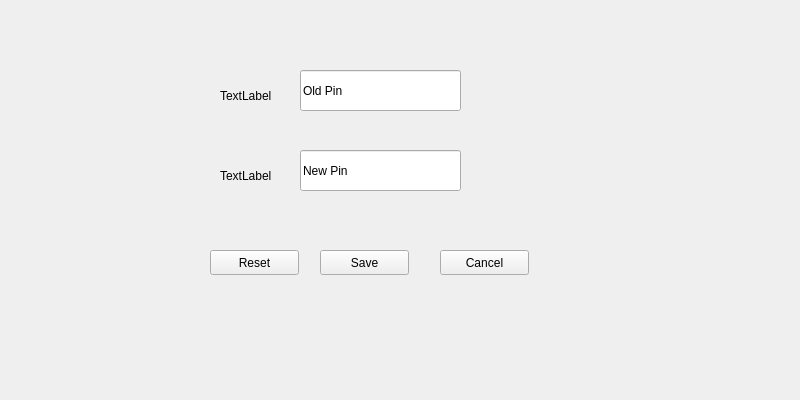
<?xml version="1.0" encoding="UTF-8"?>
<ui version="4.0">
 <class>ChangePinWidget</class>
 <widget class="QWidget" name="ChangePinWidget">
  <property name="geometry">
   <rect>
    <x>0</x>
    <y>0</y>
    <width>800</width>
    <height>400</height>
   </rect>
  </property>
  <property name="windowTitle">
   <string>Form</string>
  </property>
  <widget class="QPushButton" name="saveNewPinBut">
   <property name="geometry">
    <rect>
     <x>320</x>
     <y>250</y>
     <width>89</width>
     <height>25</height>
    </rect>
   </property>
   <property name="text">
    <string>Save</string>
   </property>
  </widget>
  <widget class="QPushButton" name="cancelBut">
   <property name="geometry">
    <rect>
     <x>440</x>
     <y>250</y>
     <width>89</width>
     <height>25</height>
    </rect>
   </property>
   <property name="text">
    <string>Cancel</string>
   </property>
  </widget>
  <widget class="QLineEdit" name="oldPinLe">
   <property name="geometry">
    <rect>
     <x>300</x>
     <y>70</y>
     <width>161</width>
     <height>41</height>
    </rect>
   </property>
   <property name="text">
    <string>Old Pin</string>
   </property>
  </widget>
  <widget class="QLineEdit" name="newPinLe">
   <property name="geometry">
    <rect>
     <x>300</x>
     <y>150</y>
     <width>161</width>
     <height>41</height>
    </rect>
   </property>
   <property name="text">
    <string>New Pin</string>
   </property>
  </widget>
  <widget class="QPushButton" name="resetBut">
   <property name="geometry">
    <rect>
     <x>210</x>
     <y>250</y>
     <width>89</width>
     <height>25</height>
    </rect>
   </property>
   <property name="text">
    <string>Reset</string>
   </property>
  </widget>
  <widget class="QLabel" name="label">
   <property name="geometry">
    <rect>
     <x>220</x>
     <y>80</y>
     <width>71</width>
     <height>31</height>
    </rect>
   </property>
   <property name="text">
    <string>TextLabel</string>
   </property>
  </widget>
  <widget class="QLabel" name="label_2">
   <property name="geometry">
    <rect>
     <x>220</x>
     <y>160</y>
     <width>71</width>
     <height>31</height>
    </rect>
   </property>
   <property name="text">
    <string>TextLabel</string>
   </property>
  </widget>
 </widget>
 <resources/>
 <connections/>
</ui>
